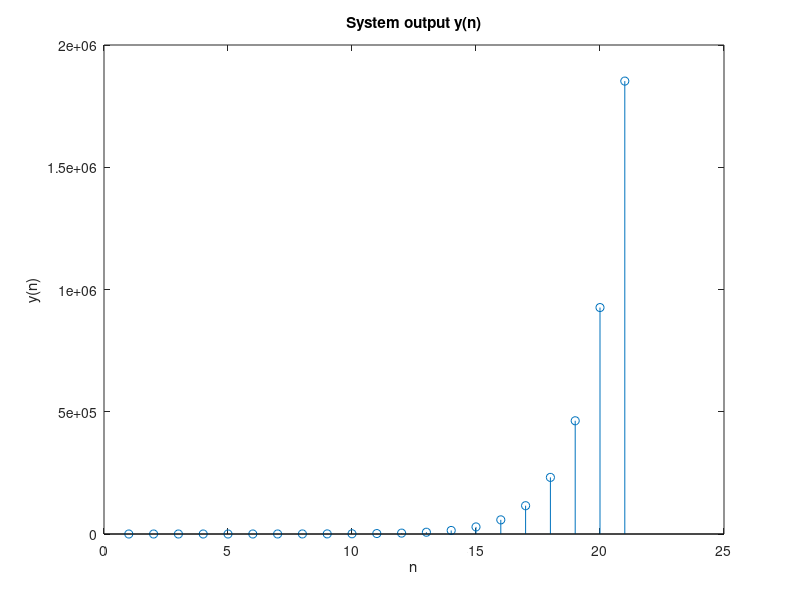

This chart was generated by the following MATLAB code:
% praktikum1a.m
% Tentukan zero-input response dari persamaan berikut:
% y[n] = y[n-1] + 2y[n-2] + x[n-2]
% x[n] = 4 cos [phi(n/8)], y[0]=1; y[1]=1
% output=y, input=x 

y=[1 1];    % y(0)=1, y(1)=1 y(n)=...
x(1) = 4;   %   
x(2) = 4 *cos(pi/8);

for n = 3:21;   %x(n)
    n1 = n - 1;
    x(n) = 4*cos(pi*n1/8);
    y(n) = y(n-1)+2*y(n-2)+x(n-2);
end

stem(y);
xlabel('n');
ylabel('y(n)');
title('System output y(n)');